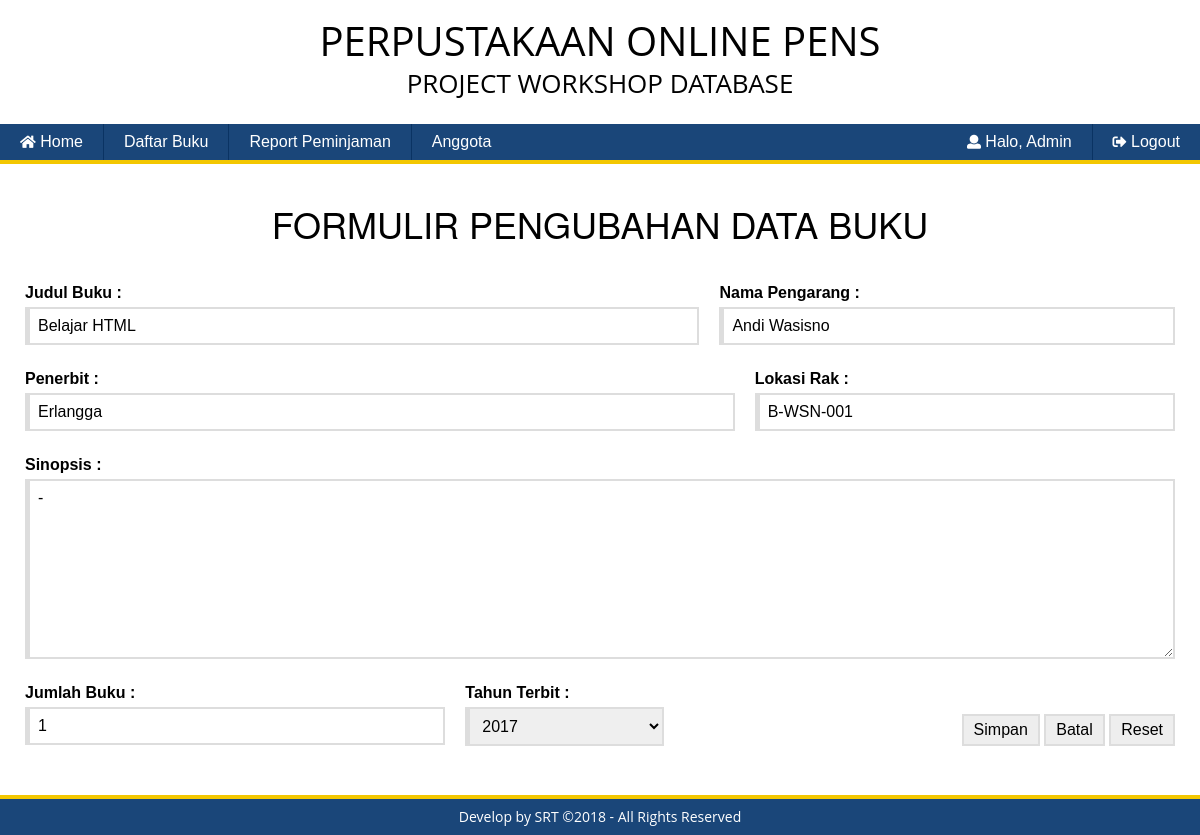
The app's page /admin/?page=buku&action=edit&id=1001 (signed in) with its own data.
### tables this page shows
CREATE TABLE `buku` (
  `id` int(6) NOT NULL,
  `judul` varchar(50) NOT NULL,
  `pengarang` varchar(30) NOT NULL,
  `penerbit` varchar(50) NOT NULL,
  `lokasi` varchar(10) NOT NULL,
  `tahun` varchar(4) NOT NULL,
  `jumlah` int(2) NOT NULL
);

### src/admin/buku/ubah_buku.php (the view, shortened to what this page needs)
<?php
	$id 	= @$_GET['id'];
	$sql 	= $koneksi->query("select * from buku where id='$id'");
	$tampil = $sql->fetch_assoc();
	$tampil_tahun = $tampil['tahun'];
?>
<div class="container">
	<div class="row" style="text-align: left">
		<h1 style="text-transform: uppercase; text-align: center">Formulir Pengubahan Data Buku</h1><br>
		<form method="POST">
			<table cellspacing="0" width="100%" style="text-align: left">
				<tr>
					<td colspan="3"><label style="margin-bottom: 0;">Judul Buku :</label><br><input class="input-default" type="text" name="judul" value="<?= $tampil['judul']; ?>" /></td>
					<td colspan="3"><label style="margin-bottom: 0;">Nama Pengarang :</label><br><input class="input-default" type="text" name="pengarang" value="<?= $tampil['pengarang']; ?>" /></td>
				</tr>
				<tr>
					<td colspan="5"><label style="margin-bottom: 0;">Penerbit :</label><br><input class="input-default" type="text" name="penerbit" value="<?= $tampil['penerbit']; ?>" /></td>
					<td><label style="margin-bottom: 0;">Lokasi Rak :</label><br><input class="input-default" type="text" name="lokasi" value="<?= $tampil['lokasi']; ?>" /></td>
				</tr>
				<tr>
					<td colspan="6"><label style="margin-bottom: 0;">Sinopsis :</label><br><textarea class="input-default" type="text" style="height: 180px"><?php echo '-'; ?></textarea></td>
				</tr>
				<tr>
					<td><label style="margin-bottom: 0;">Jumlah Buku :</label><br><input class="input-default" type="number" name="jumlah" value="<?= $tampil['jumlah']; ?>" /></td>
					<td><label style="margin-bottom: 0;">Tahun Terbit :</label><br><select class="select-default" name="tahun">
						<?php
							$tahun = date("Y");
							for($i=$tahun; $i>=$tahun-35; $i--){
								if($i==$tampil_tahun){
									echo '<option value="'.$i.'" selected>'.$i.'</option>';
								} else {
									echo '<option value="'.$i.'">'.$i.'</option>';
								}
							}
						?>
					</select></td>
					<td><label style="margin-bottom: 0;display:none;">Jumlah Buku :</label><br><input class="input-default" type="number" value="<?= $tampil['jumlah']; ?>" style="width: 20%;display:none;"/></td>
					<td><label style="margin-bottom: 0;display:none;">Jumlah Buku :</label><br><input class="input-default" type="number" value="<?= $tampil['jumlah']; ?>" style="width: 20%;display:none;"/></td>
					<td colspan="6">
						<div style="text-align: right; margin-top: 25px;">
							<input class="btn-edit" type="submit" name="simpan" value="Simpan" />
							<input class="btn-edit" type="submit" name="cancel" value="Batal" />
							<input class="btn-edit" type="reset" name="reset" value="Reset" />
						</div>
					</td>
				</tr>
			</table>
		</form>
	</div>
</div>

### src/css/style.css (style rules this page uses)
.input-default, .select-default { border: 2px solid #ddd; padding: 8px; width: 100%; margin: 5px 0; border-left: 5px solid #ddd; }
textarea { border: 2px solid #ddd; padding: 8px; width: 100%; margin: 15px 0; border-left: 5px solid #ddd; }
.body { background: #50504F url(../assets/gbck.gif); font-family: "Helvetica Neue", Helvetica, Arial, sans-serif; font-size: 14px; line-height: 1.42857143; color: #000; background-color: #fff; margin: 0; }
.btn-edit { padding: 5px 10px; border: 2px solid #ddd; background-color: #eee; }
table { border-collapse: collapse;text-align: center;font-family: Arial }
td { padding: 10px }

### records on screen
buku: judul "Belajar HTML", pengarang "Andi Wasisno", penerbit "Erlangga", lokasi "B-WSN-001", jumlah "1", tahun "2017"

### other values on screen
$nama "Admin"
